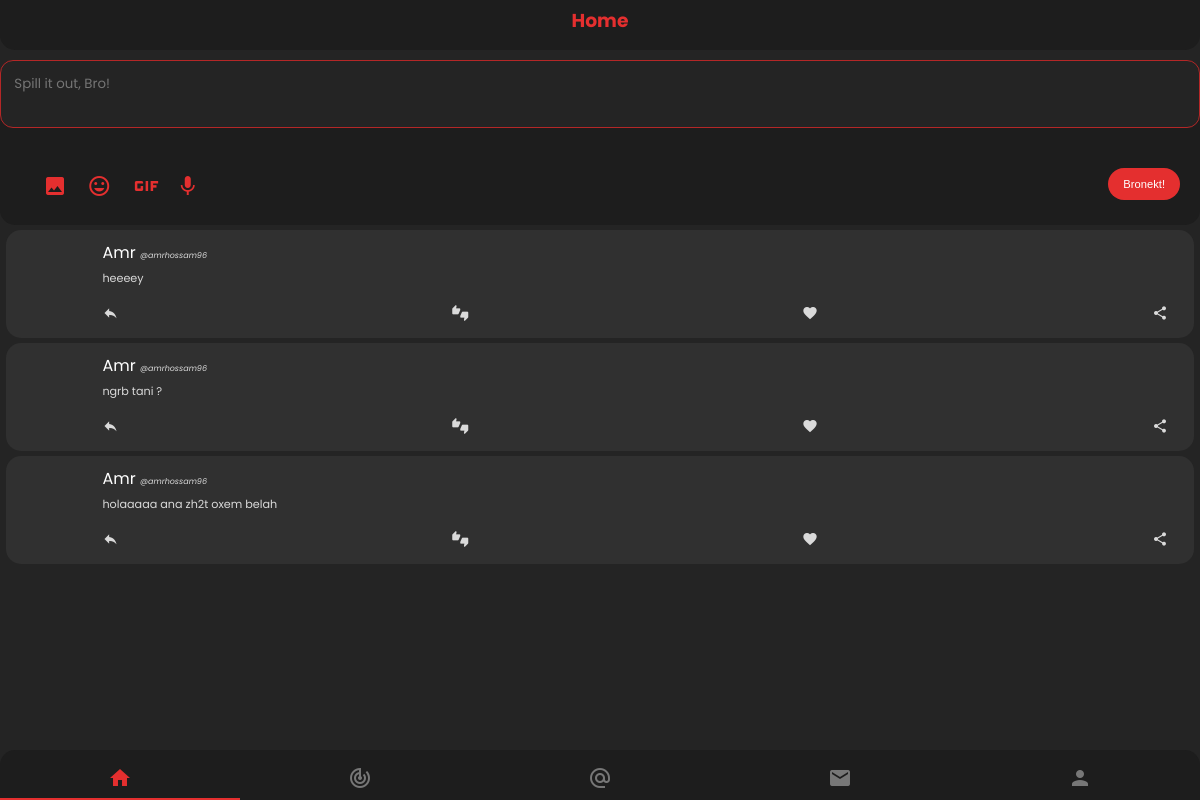
The app's page /home (signed in), older data.
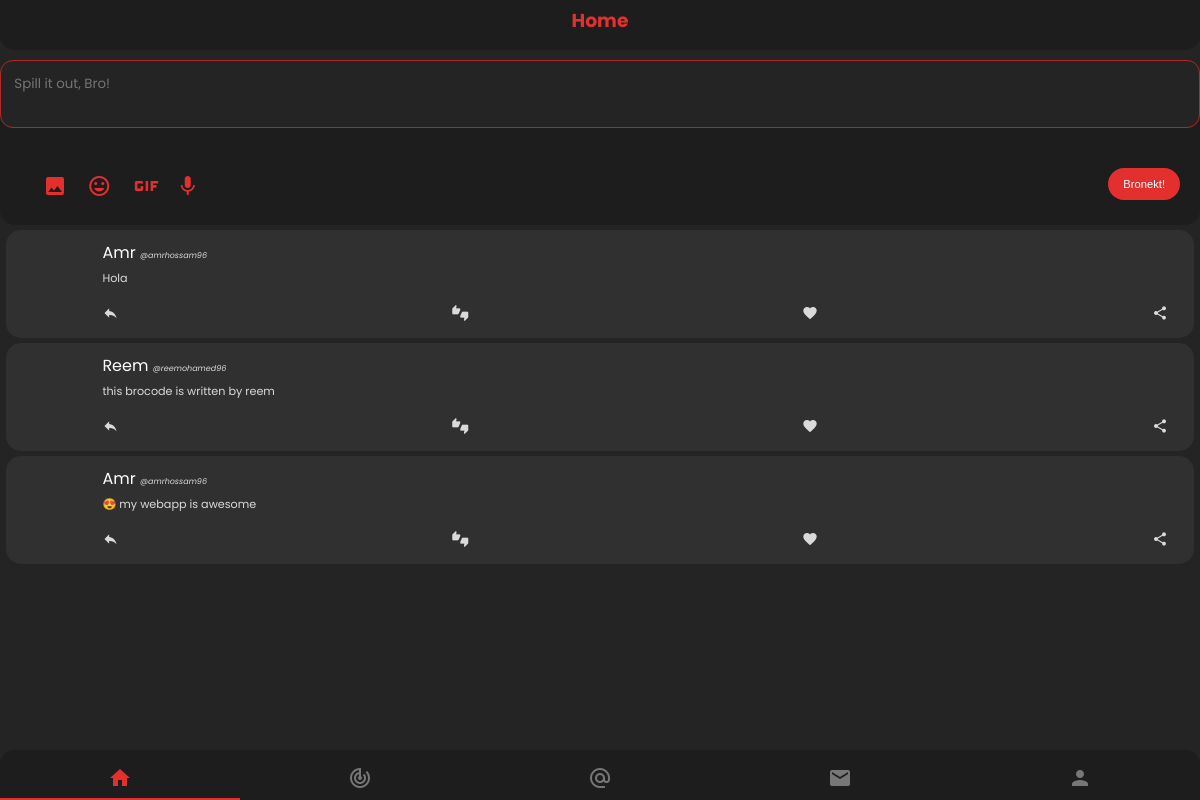
The same page, newer data.
### users/models.py (models this page shows, shortened)
class Brocode(models.Model):
    author       = models.ForeignKey(Profile, on_delete=models.CASCADE)
    brocode_body = models.TextField(blank=False)
    created      = models.DateTimeField(auto_now_add=True)
    likes        = models.IntegerField(default=0)

class Profile(models.Model):
    user            = models.OneToOneField(User, on_delete= models.CASCADE)
    display_name    = models.CharField(max_length=50, null=True, blank=True, default= "")
    bio             = models.CharField(max_length=100, blank=True)
    email           = models.EmailField(max_length=120, default='')
    birthday        = models.DateTimeField(default= datetime.date(1990,1,1))

### users/views.py (the view)
# urls.py: 2. Add a URL to urlpatterns:  path('', views.home, name='home')
def home(request):
    if request.method == "POST":
        post_body = request.POST['post-body']
        post = Brocode(author= request.user, brocode_body = post_body)
        post.save()
    try:
        user = User.objects.get(username=request.user)
    except:
        return redirect('register')
    timeline = Timeline.objects.get(owner=request.user.profile)
    brocodes = timeline.brocodes_list.all().order_by('-created')[:3]
    context = {"brocodes":brocodes}
    return render(request,'users/index.html',context)

### users/templates/users/index.html (shortened to what this page needs)
<!DOCTYPE html>
{% load static %}
<html lang="en">
<head>
    <link rel="stylesheet" href="{% static "users/css/app-styles.css" %}">
</head>
<body>
    <div class="sections" id="sections">
        <section class="home">
            <div class="section-header">
                <h3>Home</h3>
            </div>
            <div class="brocode-composing-area">
                <textarea name="brocode-content" id="brocode-composing-area" placeholder="Spill it out, Bro!" ></textarea>
                <div class="composing-actions">
                    <ul class="composing-action-btns">
                        <li class="composing-action-elem"><span id="insert-photo-icon" class="material-icons noselect composing-icons">insert_photo</span><input accept="image/*" type="file" id="insert-img-btn"/></li>
                        <li class="composing-action-elem"><span id="insert-emoji-icon" class="material-icons noselect composing-icons">insert_emoticon</span></li>
                        <li class="composing-action-elem"><span id="insert-gif-icon" class="material-icons gif-icon noselect composing-icons">gif</span></li>
                        <li class="composing-action-elem"><span id="insert-sound-icon" class="material-icons noselect composing-icons">mic</span></li>
                    </ul>
                    <button class="bronekt-btn noselect">Bronekt!</button>
                </div>
            </div>
            <div class="newfeeds-container">
                {% for brocode in brocodes %}
                    <div class="tweet">
                        <div class="tweet-container-left-col">
                            <div class="tweet-author-picture-container">
                            </div>
                        </div>
                        <div class="tweet-container-right-col">
                            <div class="tweet-card-header">
                                <div class="tweet-author-display-name">{{brocode.author.display_name}}</div>
                                <div class="tweet-author-username">@{{brocode.author.user}}</div>
                            </div>
                            <div class="tweet-content">
                                <p class="tweet-content-p">{{brocode.brocode_body}}</p>
                            </div>
                            <ul class="brocodes-action-btns">
                                <li class="brocode-action-btn"><span class="material-icons action-icon">reply</span></li><li class="brocode-action-btn"><span class="material-icons action-icon">thumbs_up_down</span></li><li class="brocode-action-btn"><span class="material-icons action-icon ">favorite</span></li><li class="brocode-action-btn"><span class="material-icons action-icon">share</span></li>
                            </ul>
                        </div>
                    </div>
                {% endfor %}
            </div>
        </section>
    </div>
    <nav class="bottom-navigation-bar">
        <ul class="navigation-list">
            <li class="nav-list-item"><span class="material-icons noselect navicon" style='color:rgb(228, 47, 47);'>home</span></li><li class="nav-list-item"><span class="material-icons noselect navicon">track_changes</span></li><li class="nav-list-item"><span class="material-icons noselect navicon">alternate_email</span></li><li class="nav-list-item"><span class="material-icons noselect navicon">mail</span></li><li class="nav-list-item"><span class="material-icons noselect navicon">person</span></li>
        </ul>
    </nav>
</body>
</html>

Row changes from the older to the newer data that the page shows:
no longer on this page (row unchanged): Brocode: author.display_name "Amr", author.user "amrhossam96", brocode_body "heeeey"
no longer on this page (row unchanged): Brocode: author.display_name "Amr", author.user "amrhossam96", brocode_body "ngrb tani ?"
no longer on this page (row unchanged): Brocode: author.display_name "Amr", author.user "amrhossam96", brocode_body "holaaaaa ana zh2t oxem belah"
added Brocode: author.display_name "Amr", author.user "amrhossam96", brocode_body "Hola"
added Brocode: author.display_name "Reem", author.user "reemohamed96", brocode_body "this brocode is written by reem"
added Brocode: author.display_name "Amr", author.user "amrhossam96", brocode_body "😍 my webapp is awesome"
